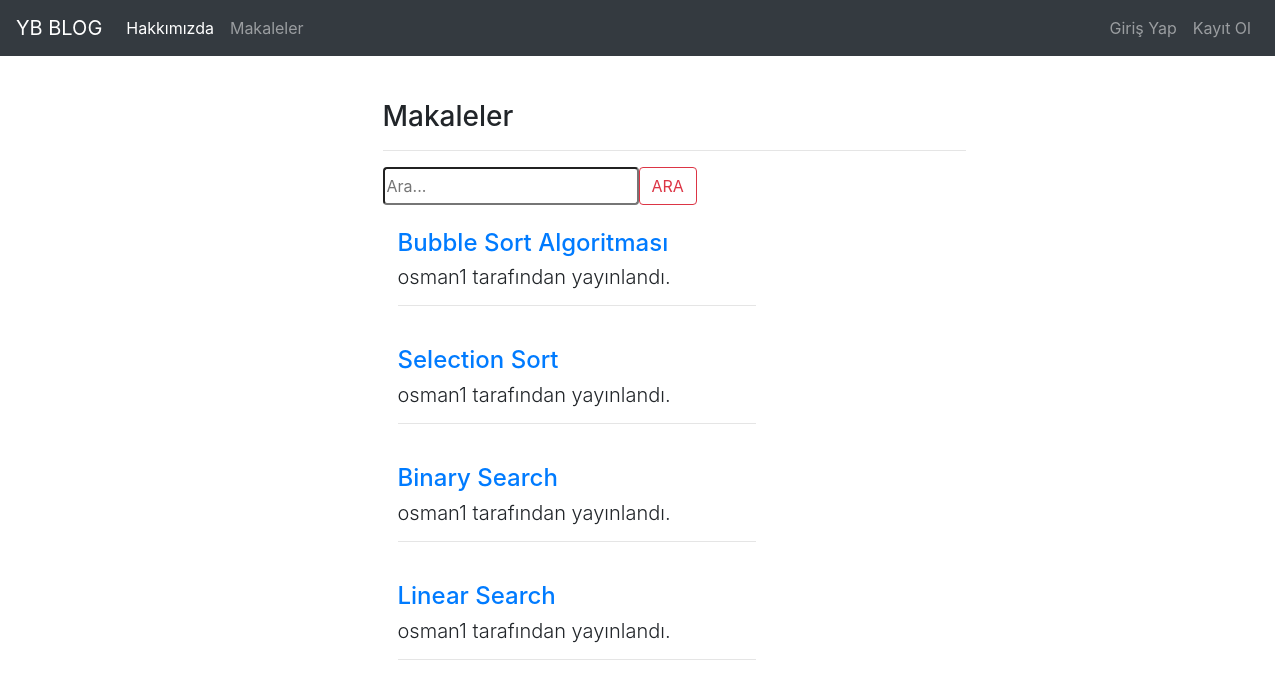
The app's page /article/ with its own data.
### article/models.py (models this page shows, shortened)
class Article (models.Model):
    author=models.ForeignKey("auth.User",on_delete=models.CASCADE,verbose_name="Yazar")#auth tablosundaki user'a erişiyoruz.on delete ile silinmesi halinde kullanıcıya ait tüm verilerin silinmesini sağlıyoruz.
    title=models.CharField(max_length=50,verbose_name="Başlık")#verbose_name admin panelindeki adını değiştirmemizi sağlar.
    content=RichTextField()
    created_date=models.DateTimeField( auto_now_add=True,verbose_name="Oluşturma Tarihi")
    article_image=models.FileField( blank=True,null=True,verbose_name="Makaleye Fotoğraf Ekleyin") #blank ve null kısmı boş ya da dolu olabilir demek
    class Meta:
        ordering=['-created_date'] #en son eklenen makaleyi ilk sıraya getirsin diye yaptık.

### article/views.py (the view)
# urls.py: path('', views.articles,name="article"),
def articles(request):
    keyword=request.GET.get('keyword')
    if keyword:
        articles=Article.objects.filter(title__contains=keyword)
        return render(request,"articles.html",{"articles":articles})
    articles=Article.objects.all()
    return render(request,"articles.html",{"articles":articles})

### templates/articles.html (shortened to what this page needs)
{% extends 'layout.html' %}
        {% block body %}
        <div class="row">
            <div class="col-md-10 offset-md-3">
                <div class="col-lg-8">
                <h3>Makaleler</h3>
                <hr>
            </div>
            </div>
        </div>
        <div class="row">
            <div class="col-md-10 offset-md-3">
                <div class="col-lg-8">
                    <form >
                        <div class="input-group">
                            <input type="text" name="keyword" class=" rounded" placeholder="Ara..." aria-label="Search" aria-describedby="search-addon" />
                            <button type="submit" class="btn btn-outline-danger">ARA</button>
                          </div>
                    </form>
            </div>
            </div>
        </div>
        {% if articles %}
        {% for article in articles  %}
        <div class="row">
            <div class="col-md-10 offset-md-3">
            <div class="col-lg-8">
                <h1 class="col-lg-8">
                   <a href="{% url 'article:detail' article.id %}"><h4 class="mt-4">{{article.title}}</h4></a>
                    <p class="lead">
                        {{article.author.username}} tarafından yayınlandı.
                    </p>
                    <hr>
                </div>
                </div>
        </div>
        {% endfor %}
        {% endif %}
        {% endblock  %}

### records on screen
Article: title "Bubble Sort Algoritması", author.username "osman1"
Article: title "Selection Sort", author.username "osman1"
Article: title "Binary Search", author.username "osman1"
Article: title "Linear Search", author.username "osman1"
